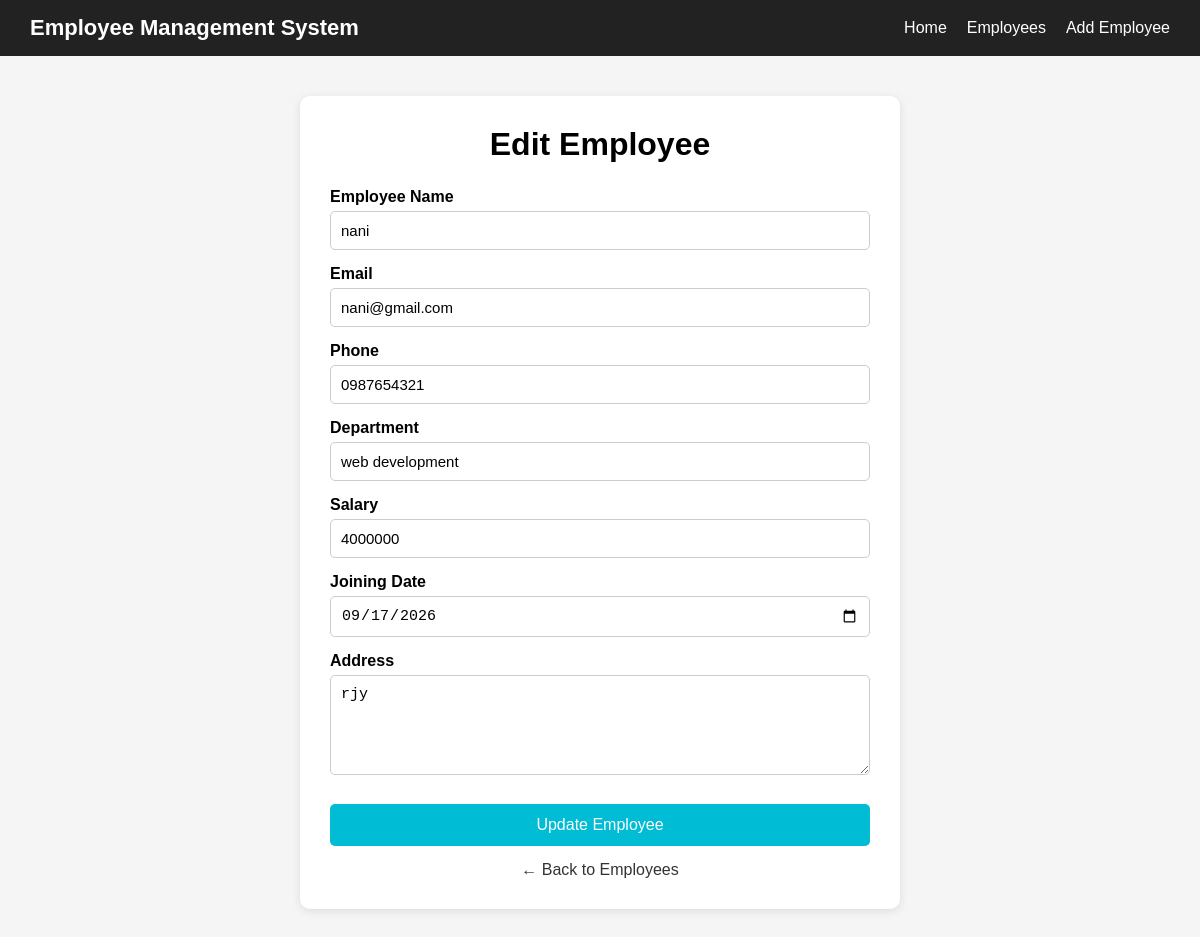
The app's page /edit-employee/4 (signed in) with its own data.
### tables this page shows
CREATE TABLE employees (

            id INTEGER PRIMARY KEY AUTOINCREMENT,

            name TEXT NOT NULL,

            email TEXT NOT NULL,

            phone TEXT NOT NULL,

            department TEXT NOT NULL,

            salary INTEGER NOT NULL,

            joining_date TEXT NOT NULL,

            address TEXT

        );

### server.py (the view, shortened to what this page needs)
@app.route("/edit-employee/<int:id>")
def edit_employee_page(id):
    if "username" not in session:
        return redirect("/login")
    connection = get_database_connection()
    cursor = connection.cursor()
    cursor.execute("""
        SELECT *
        FROM employees
        WHERE id = ?
    """, (id,))
    employee = cursor.fetchone()
    connection.close()
    return render_template(
        "edit-employee.html",
        employee=employee
    )

### server.py (called while the page is built)
def get_database_connection():
    connection = sqlite3.connect("users.db")
    connection.row_factory = sqlite3.Row
    return connection

### templates/edit-employee.html (shortened to what this page needs)
<!DOCTYPE html>
<html lang="en">
<head>
</head>
<body>
    <nav class="navbar">
        <div class="logo">
            Employee Management System
        </div>
        <ul class="nav-links">
            <li>
                <a href="/">
                    Home
                </a>
            </li>
            <li>
                <a href="/employee">
                    Employees
                </a>
            </li>
            <li>
                <a href="/add-employe">
                    Add Employee
                </a>
            </li>
        </ul>
    </nav>
    <div class="container">
        <h1>
            Edit Employee
        </h1>
        <form
            action="/edit-employee/{{ employee['id'] }}"
            method="POST">
            <label>
                Employee Name
            </label>
            <input
                type="text"
                name="name"
                value="{{ employee['name'] }}"
                required>
            <label>
                Email
            </label>
            <input
                type="email"
                name="email"
                value="{{ employee['email'] }}"
                required>
            <label>
                Phone
            </label>
            <input
                type="text"
                name="phone"
                value="{{ employee['phone'] }}"
                required>
            <label>
                Department
            </label>
            <input
                type="text"
                name="department"
                value="{{ employee['department'] }}"
                required>
            <label>
                Salary
            </label>
            <input
                type="number"
                name="salary"
                value="{{ employee['salary'] }}"
                required>
            <label>
                Joining Date
            </label>
            <input
                type="date"
                name="joining_date"
                value="{{ employee['joining_date'] }}"
                required>
            <label>
                Address
            </label>
            <textarea
                name="address"
                required>{{ employee['address'] }}</textarea>
            <button
                type="submit"
                class="update-btn">
                Update Employee
            </button>
        </form>
        <a href="/employee"
           class="back-btn">
            ← Back to Employees
        </a>
    </div>
</body>
</html>

### templates/edit-employee.html (style rules this page uses)
* { margin: 0; padding: 0; box-sizing: border-box; }
body { font-family: Arial, sans-serif; background-color: #f5f5f5; }
.navbar { background-color: #222; padding: 15px 30px; display: flex; align-items: center; }
.logo { color: white; font-size: 22px; font-weight: bold; margin-right: auto; }
.nav-links { display: flex; align-items: center; list-style: none; gap: 20px; }
.nav-links a { color: white; text-decoration: none; font-size: 16px; }
.container { width: 600px; max-width: 90%; margin: 40px auto; background-color: white; padding: 30px; border-radius: 10px; box-shadow: 0 2px 10px rgba(0,0,0,0.1); }
h1 { text-align: center; margin-bottom: 25px; }
label { display: block; margin-top: 15px; margin-bottom: 5px; font-weight: bold; }
input, textarea { width: 100%; padding: 10px; border: 1px solid #ccc; border-radius: 5px; font-size: 15px; }
textarea { height: 100px; resize: vertical; }
.update-btn { width: 100%; margin-top: 25px; padding: 12px; border: none; background-color: #00bcd4; color: white; font-size: 16px; border-radius: 5px; cursor: pointer; }
.back-btn { display: block; text-align: center; margin-top: 15px; text-decoration: none; color: #333; }

### records on screen
employees: name "nani", email "nani@gmail.com", phone "0987654321", department "web development", salary "4000000", joining_date "09/17/2026", address "rjy"
